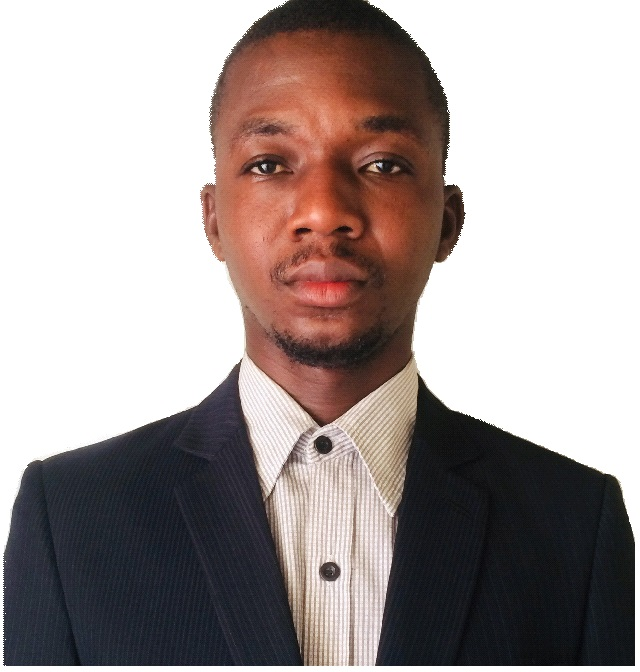
#> input picture PHOTO ID.jpg, 640 x 672 px
$ python -i detectAndDisplay.py   (imports and definitions only)
#> lines starting #> are read from the running program, lines starting #| are printed output that depends on the picture; after the words box and inside, x2 and y2 are one past the last pixel; in counts of white or black regions, pixels touching at a corner belong together
#> further down, picture is the input picture: shape (672, 640, 3); mean B, G, R 153.1, 155, 165.4
#!/usr/bin/env python3
# -*- coding: utf-8 -*-
"""
Created on Wed Jun 23 05:29:05 2021

@author: ngbla
"""
from __future__ import print_function
import cv2 as cv
import argparse

# Begin fonction
def detectAndDisplay(frame):
    #face_cascade = cv.CascadeClassifier('haarcascade_frontalface_default.xml')
    #face_cascade = cv.CascadeClassifier('webcammer-master/haarcascade_frontalface_default.xml')
    #eyes_cascade = cv.CascadeClassifier('webcammer-master/haarcascade_eye.xml')

    parser = argparse.ArgumentParser(description='Code for Cascade Classifier tutorial.')
    parser.add_argument('--face_cascade', help='Path to face cascade.', default='webcammer-master/haarcascade_frontalface_alt.xml')
    parser.add_argument('--eyes_cascade', help='Path to eyes cascade.', default='webcammer-master/haarcascade_eye_tree_eyeglasses.xml')
    parser.add_argument('--camera', help='Camera divide number.', type=int, default=0)
    args = parser.parse_args()

    face_cascade_name = args.face_cascade
    eyes_cascade_name = args.eyes_cascade

    face_cascade = cv.CascadeClassifier()
    eyes_cascade = cv.CascadeClassifier()

    #-- 1. Load the cascades (verification de l'existences des fichier xml)
    if not face_cascade.load(cv.samples.findFile(face_cascade_name)):
        print('--(!)Error loading face cascade')
        exit(0)
    if not eyes_cascade.load(cv.samples.findFile(eyes_cascade_name)):
        print('--(!)Error loading eyes cascade')
        exit(0)

    #-- Image en Gris
    frame_gray = cv.cvtColor(frame, cv.COLOR_BGR2GRAY)
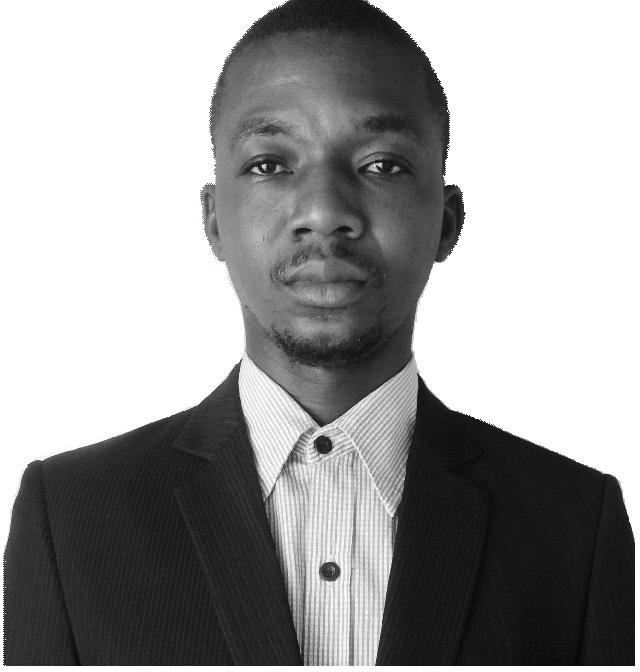
#> frame_gray: shape (672, 640); min 3, max 255, mean 157.9
    frame_gray = cv.equalizeHist(frame_gray)
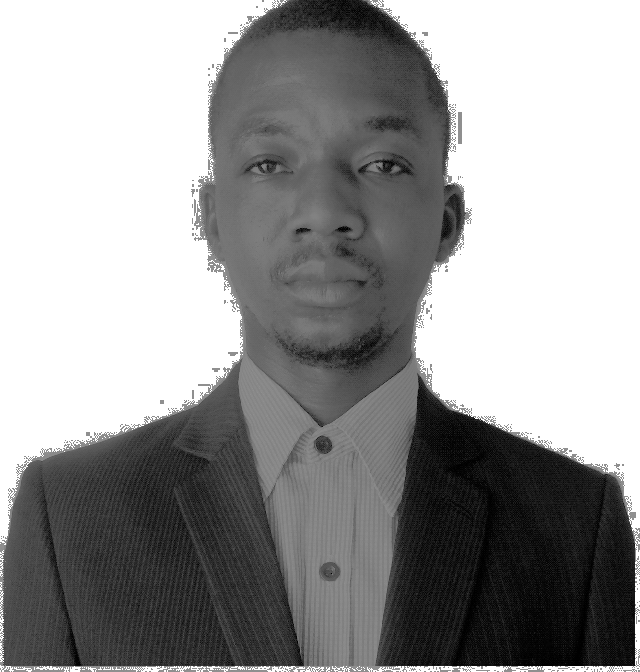
#> frame_gray: shape (672, 640); min 0, max 255, mean 152.4

    #-- Detect faces
    faces = face_cascade.detectMultiScale(frame_gray)
#> faces = [[197, 74, 244, 244]]
    for (x,y,w,h) in faces:
        center = (x + w//2, y + h//2)
        #frame = cv.ellipse(frame, center, (w//2, h//2), 0, 0, 360, (255, 0, 255), 4)
        frame = cv.rectangle(frame,(x,y),(x+w,y+h),(255, 0, 255),2)
        #-- Affichage du nom de la personne
        text ="Nom visage"
        cv.putText(frame,text,(x,y),
                   cv.FONT_HERSHEY_SIMPLEX,0.45,(0,0,255),2 );

        faceROI = frame_gray[y:y+h,x:x+w]
        #-- In each face, detect eyes
        eyes = eyes_cascade.detectMultiScale(faceROI)
        for (x2,y2,w2,h2) in eyes:
            eye_center = (x + x2 + w2//2, y + y2 + h2//2)
            radius = int(round((w2 + h2)*0.25))
            frame = cv.circle(frame, eye_center, radius, (255, 0, 0 ), 4)
#> this loop made 1 pass
#> (x, y, w, h, center, text, eyes) on pass 1: (197, 74, 244, 244, (319, 196), 'Nom visage', [[43, 67, 53, 53], [159, 66, 55, 55], [172, 28, 47, 47]])
#> pass 1, in detectAndDisplay, `frame = cv.rectangle(frame,(x,y),(x+w,y+h),(255, 0, 255),2)`:
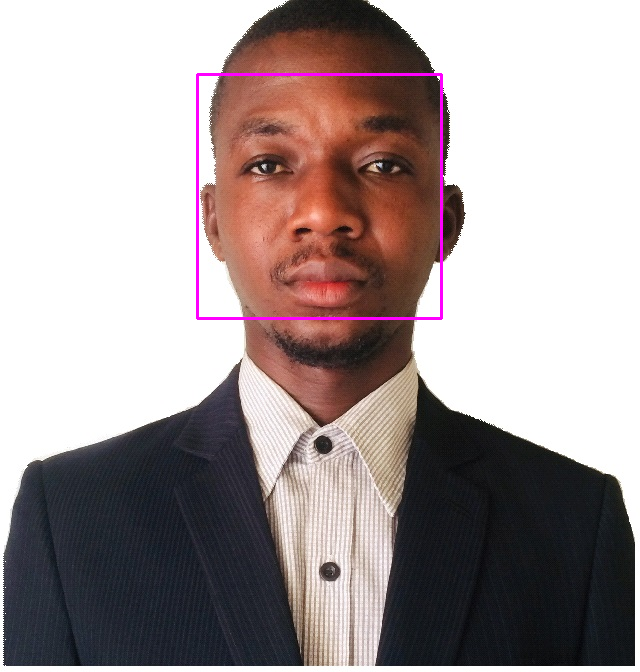
#> frame: shape (672, 640, 3); 0.68% of pixels changed, all inside (x1, y1, x2, y2) = (196, 73, 443, 320)
#> pass 1, in detectAndDisplay, `faceROI = frame_gray[y:y+h,x:x+w]`:
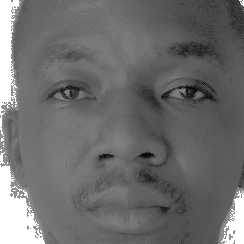
#> faceROI: shape (244, 244); min 0, max 255, mean 109.2
#> after the loop:
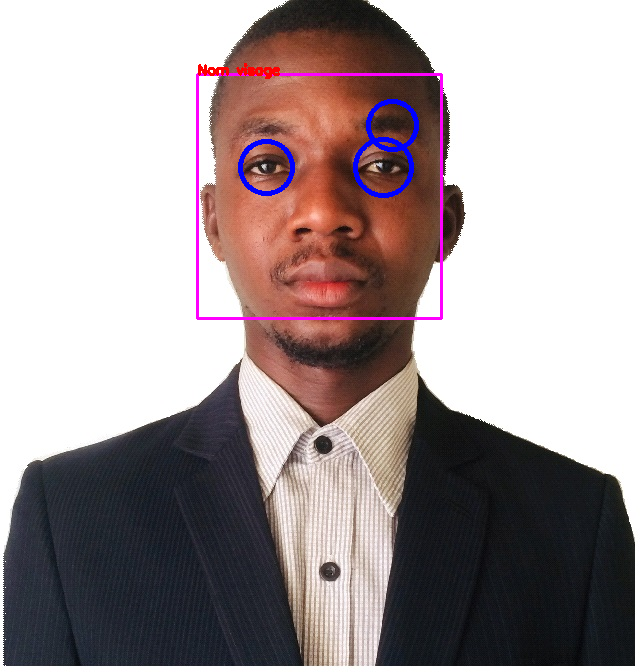
#> frame: shape (672, 640, 3); 0.68% of pixels changed, all inside (x1, y1, x2, y2) = (198, 63, 419, 198)
    cv.imshow('Capture - Face detection', frame)
# End fonction

>>> import cv2
>>> picture = cv2.imread('../PHOTO ID.jpg')
>>> result = detectAndDisplay(picture)

$ run again, on 01.jpg
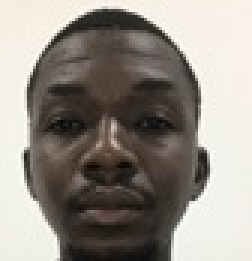
#> input picture 01.jpg, 84 x 87 px (shown 3 times larger)
#> picture is the input picture: shape (87, 84, 3); mean B, G, R 134.6, 142.2, 148.3
#> in detectAndDisplay, `frame_gray = cv.equalizeHist(frame_gray)`:
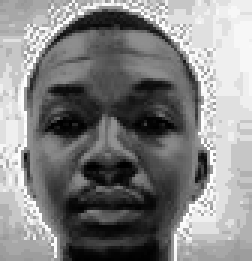
#> frame_gray: shape (87, 84) (shown 3 times larger); min 0, max 255, mean 131.1
#> faces = [[4, 14, 66, 66]]
#> the loop in detectAndDisplay, `for (x,y,w,h) in faces:` made 1 pass
#> (x, y, w, h, center, text) on pass 1: (4, 14, 66, 66, (37, 47), 'Nom visage')
#> after the loop in detectAndDisplay, `for (x,y,w,h) in faces:`:
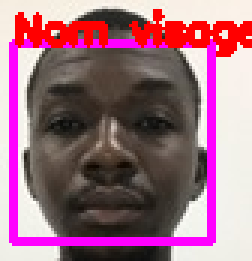
#> frame: shape (87, 84, 3) (shown 3 times larger); mean B, G, R 128, 110.6, 158.3
